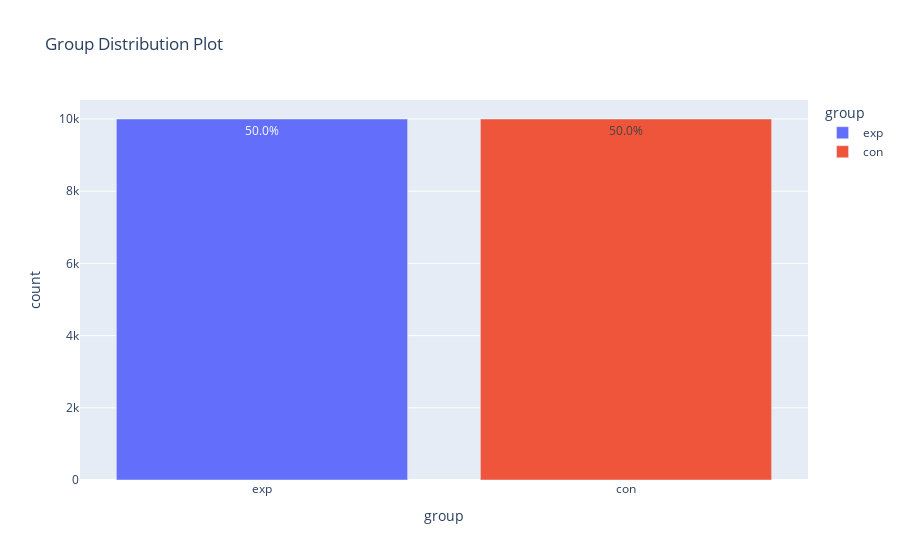

The notebook cell this image was saved under:
### Markdown cell above
From the table above, the two groups are equally distributed among the users since each make up $50\%$ of the experiment. The Group Distribution Plot below visualizes the above table.

### Code cell
# plot the group distristion across the dataframe.
fig = px.bar(
    group_count, 
    x='group', 
    y='count', 
    color='group', 
    text='label',
    title='Group Distribution Plot' 
    )
fig

### Figure 1 — Plotly figure (JSON) as saved in the notebook; plotly's stock layout.template omitted (floating-point values rounded to 4 significant figures)
{"data": [{"hovertemplate": "group=%{x}<br>count=%{y}<br>label=%{text}<extra></extra>", "legendgroup": "exp", "marker": {"color": "#636efa", "pattern": {"shape": ""}}, "name": "exp", "orientation": "v", "showlegend": true, "text": ["50.0%"], "textposition": "auto", "type": "bar", "x": ["exp"], "xaxis": "x", "y": [10000], "yaxis": "y"}, {"hovertemplate": "group=%{x}<br>count=%{y}<br>label=%{text}<extra></extra>", "legendgroup": "con", "marker": {"color": "#EF553B", "pattern": {"shape": ""}}, "name": "con", "orientation": "v", "showlegend": true, "text": ["50.0%"], "textposition": "auto", "type": "bar", "x": ["con"], "xaxis": "x", "y": [10000], "yaxis": "y"}], "layout": {"barmode": "relative", "legend": {"title": {"text": "group"}, "tracegroupgap": 0}, "title": {"text": "Group Distribution Plot"}, "xaxis": {"anchor": "y", "categoryarray": ["exp", "con"], "categoryorder": "array", "domain": [0, 1], "title": {"text": "group"}}, "yaxis": {"anchor": "x", "domain": [0, 1], "title": {"text": "count"}}}}
